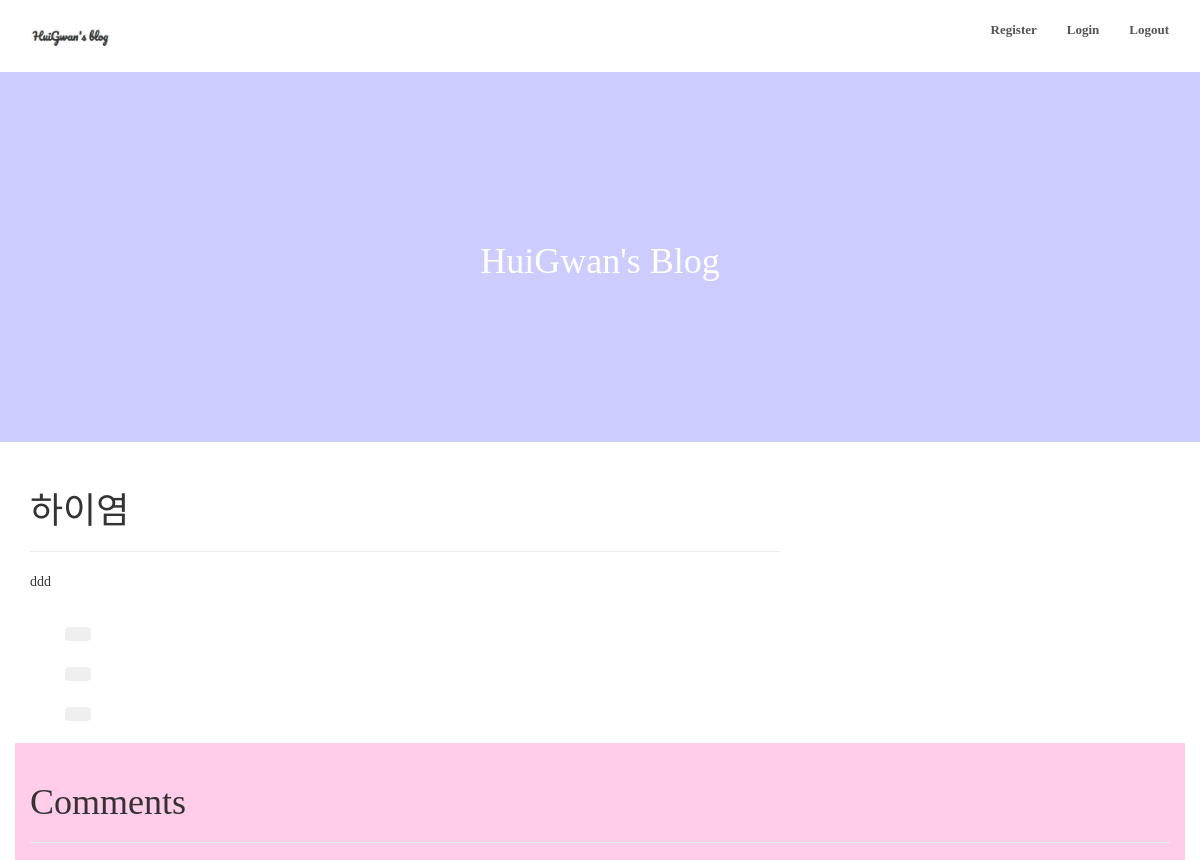
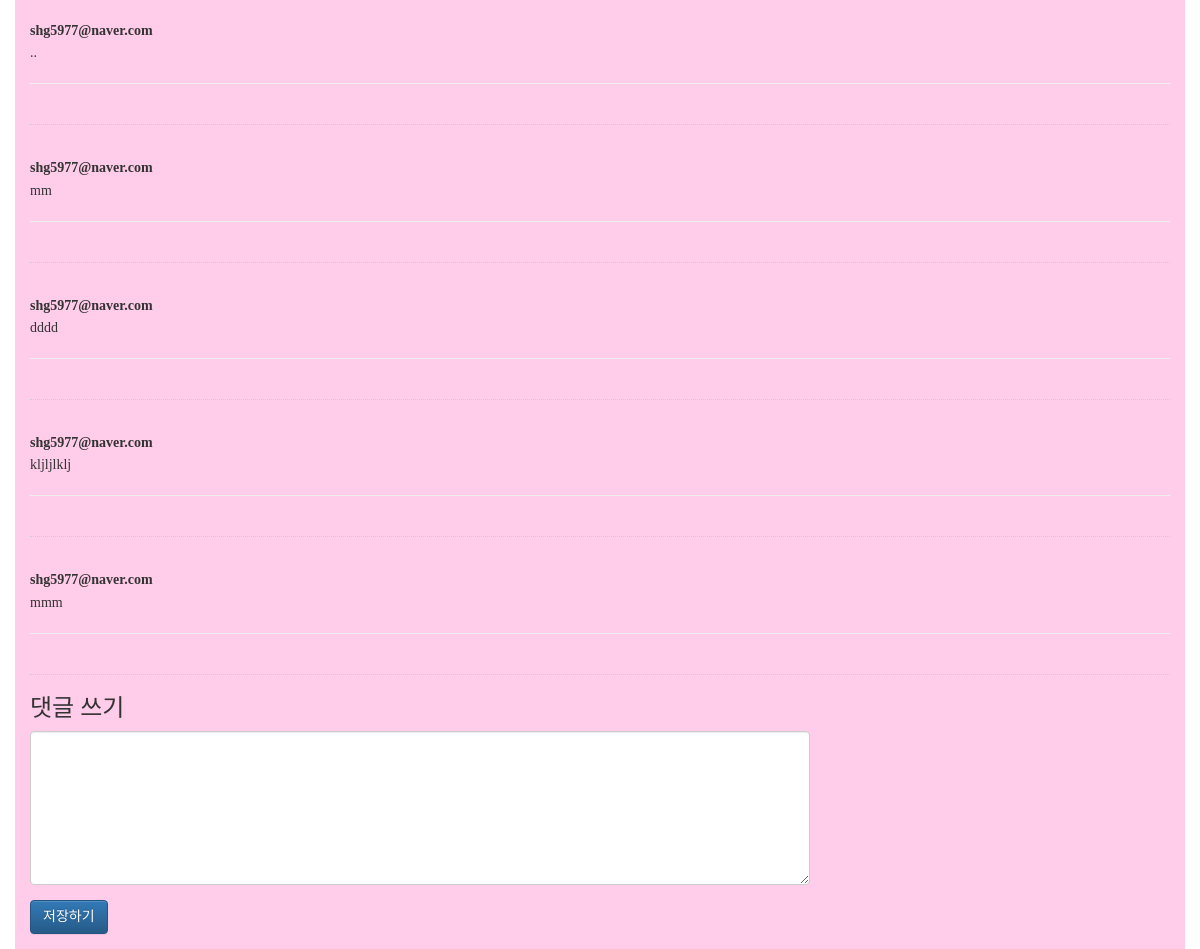
/blog/post/1, run on the app's committed database (2 pictures, top to bottom).
### blogs/models.py (models this page shows, shortened)
class Post(BaseModel):
    user = models.ForeignKey(User, on_delete=models.CASCADE, verbose_name='작성자')
    title = models.CharField(max_length=255, verbose_name='제목',blank=False)
    content = models.TextField()
    image = models.ImageField(blank=True, null=True)
    tags = TaggableManager()
    class Meta:
        verbose_name = '게시글'
        verbose_name_plural = '게시글'

class Comment(BaseModel):
    user = models.ForeignKey(User, on_delete=models.CASCADE, verbose_name='작성자')
    post = models.ForeignKey(Post, on_delete=models.CASCADE, verbose_name='게시글')
    content = models.TextField(verbose_name='댓글내용')
    class Meta:
        verbose_name = '댓글'
        verbose_name_plural = '댓글'

### users/models.py (models this page shows)
class User(models.Model):
    email = models.EmailField(verbose_name='이메일', max_length=30, unique=True)
    username = models.CharField(verbose_name='이름', max_length=30)
    password = models.CharField(verbose_name='비밀번호', max_length=30)
    registered_dttm = models.DateTimeField(verbose_name='등록일', auto_now_add=True)
    user_level = models.CharField(max_length=30, verbose_name='사용자 권한', choices=(('normal_user', '일반사용자'), ('admin', '관리자')))
    def __str__(self):
        return self.email
    class Meta:
        db_table = 'blog_user'
        verbose_name = '사용자'
        verbose_name_plural = '사용자'

### blogs/views.py (the view)
# urls.py: path('post/<int:post_id>', post_detail, name='post_detail'),
def post_detail(request, post_id):
    post = get_object_or_404(Post, pk=post_id)
    comment = Comment.objects.filter(post=post_id)
    return render(request, 'post_detail.html', context={'post':post, 'comments': comment})

### blogs/templates/post_detail.html (shortened to what this page needs)
{% extends '_base.html' %}
{% load static %}
{% load social_share %}
{% block header %}
<link href="{% static 'css/style.css' %}" rel="stylesheet">
{% endblock %}
{% block contents %}
<div class="container">
    <div class="row">
        <div class="col-lg-8 col-md-10 mx-auto">
            <h1>{{ post.title }}</h1>
            <hr>
            <p>{{ post.content }}</p>
        </div>
    </div>
    <div class="row">
        <div class="col-lg-6 col-md-10 mx-auto">
        </div>
    </div>
    <div class="row" style="margin: 20px ;">
        <div class="col-lg-8 col-md-10 mx-auto">
            <button type="button" class="btn btn-light float-right">
            </button>
        </div>
    </div>
    <div class="row" style="margin: 20px ;">
        <div class="col-lg-8 col-md-10 mx-auto">
            <button type="button" class="btn btn-light float-right">
            </button>
        </div>
    </div>
    <div class="row" style="margin: 20px ;">
        <div class="col-lg-8 col-md-10 mx-auto">
            <button type="button" class="btn btn-light float-right">
            </button>
        </div>
    </div>
</div>
<div class="container">
    <div class="row">
        <div class="col-md-12 comment-bg">
            <div class="page-header">
                <h1>Comments</h1>
            </div>
            <div class="comments-list">
                {% for comment in comments %}
                <div class="media">
                    <div class="media-body">
                        <h4 class="media-heading user_name">
                            {{ comment.user }}
                        </h4>
                        {{ comment.content }}
                        <hr>
                    </div>
                </div>
                {% endfor %}
            </div>
            <div class="container">
                <div class="row">
                    <h3>댓글 쓰기</h3>
                    <form method="POST" action="{% url 'comment_write' %}" enctype="multipart/form-data" class="col-lg-8 col-md-10 mx-auto">
                        <div class="form-group row">
                            <textarea class="form-control" name="content" rows="7"></textarea>
                        </div>
                        <div class="form-group row float-right">
                            <button type="submit" class="btn btn-primary">저장하기</button>
                        </div>
                    </form>
                </div>
            </div>
        </div>
    </div>
</div>
{% endblock %}

### static/css/style.css (style rules this page uses)
.user_name { font-size:14px; font-weight: bold; }
.comments-list .media { border-bottom: 1px dotted #ccc; }
.comment-bg { background-color:rgb(255, 204, 234); }
.media { padding-top:20px; padding-bottom:20px; }

### blogs/templates/_base.html (style rules this page uses)
* { box-sizing: border-box; font-family: "Gugi", cursive; }

### data on the page
Post: title "하이염", content "ddd"
Comment: user "shg5977@naver.com", content ".."
Comment: user "shg5977@naver.com", content "mm"
Comment: user "shg5977@naver.com", content "dddd"
Comment: user "shg5977@naver.com", content "kljljlklj"
Comment: user "shg5977@naver.com", content "mmm"
